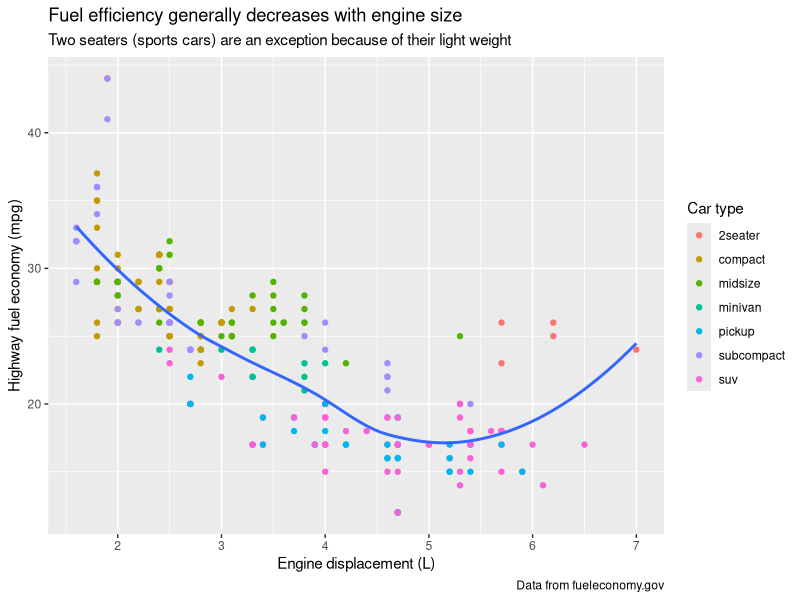
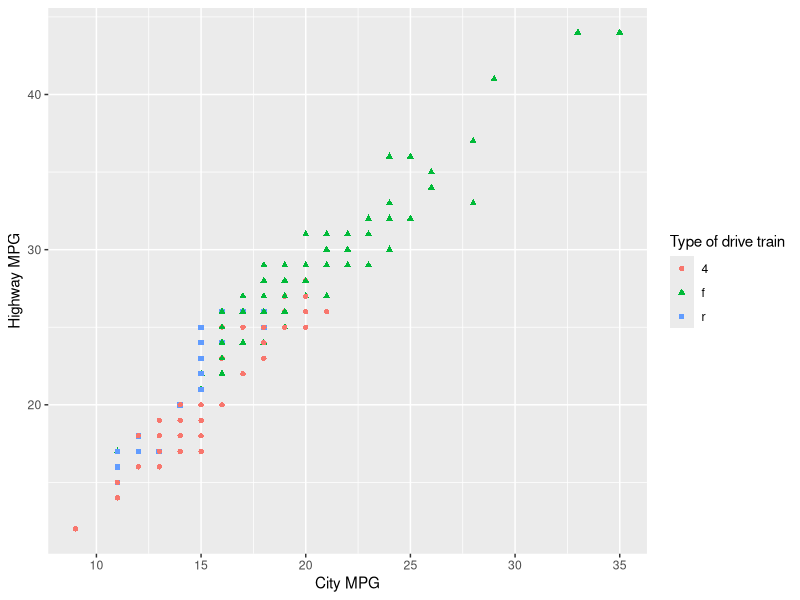
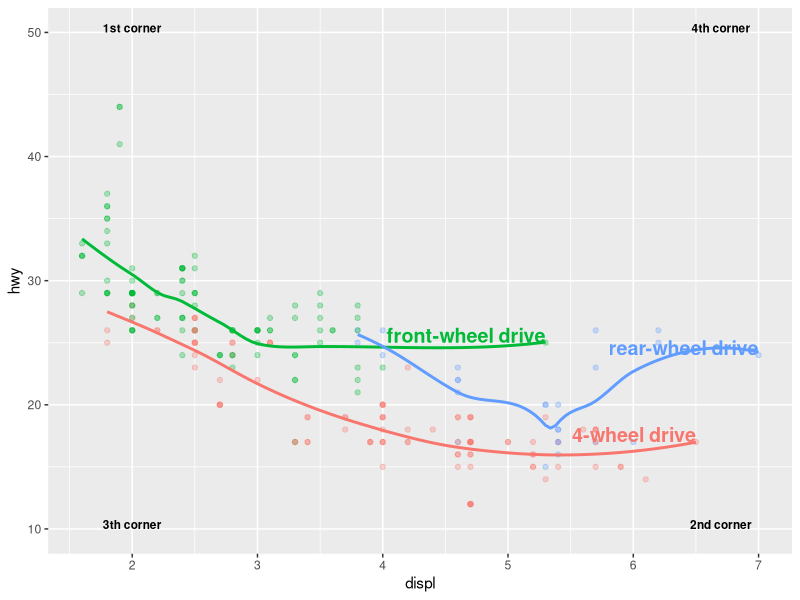
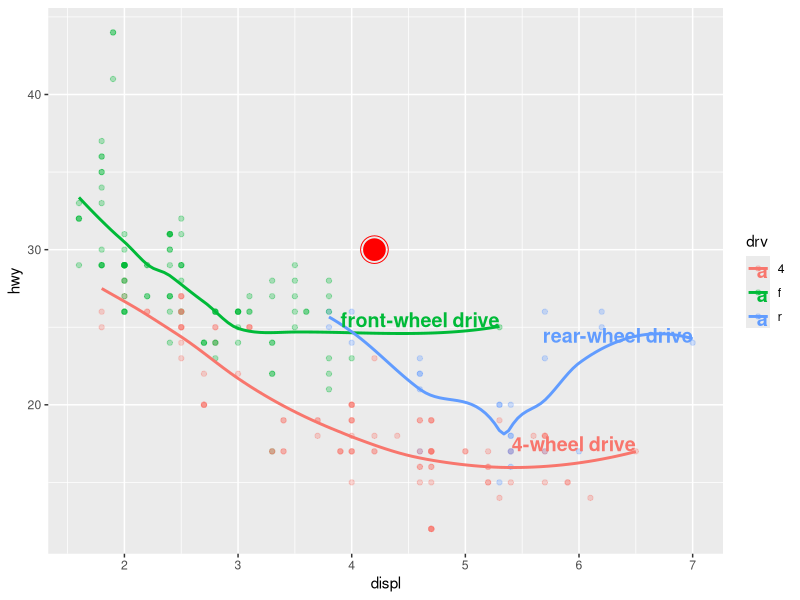
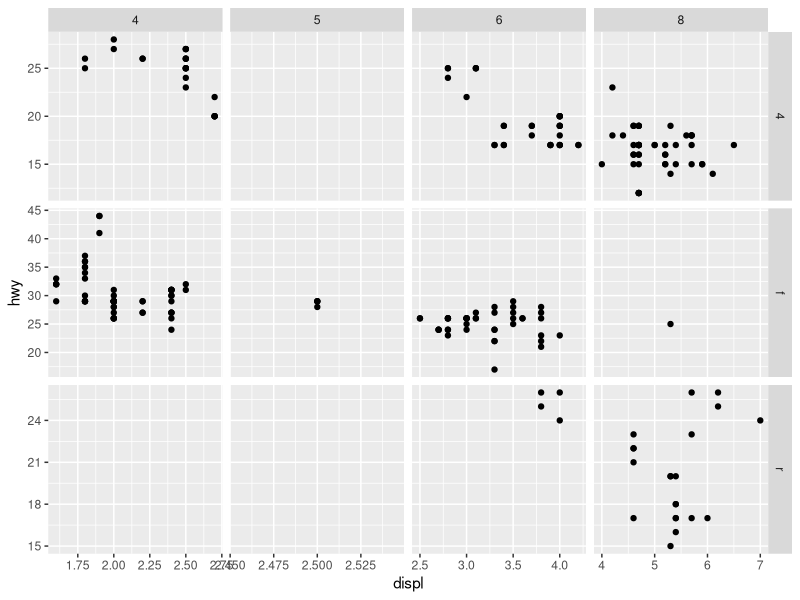
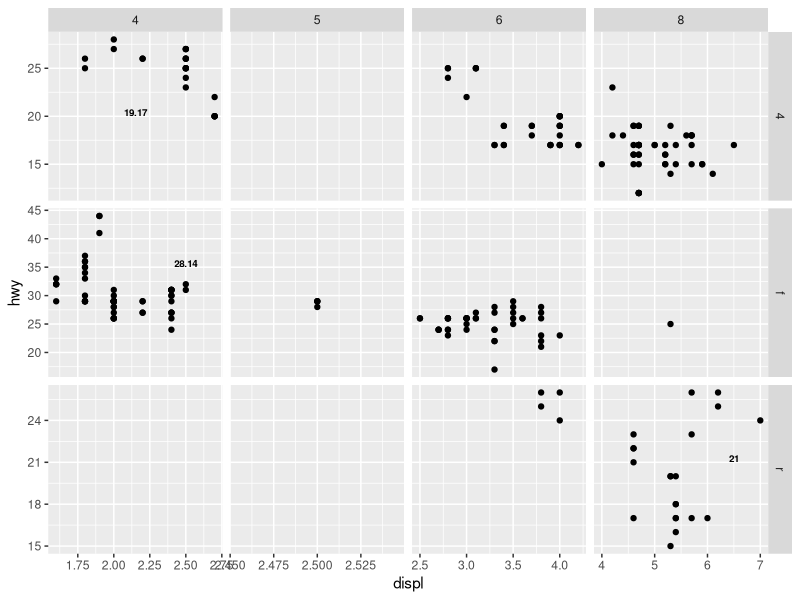
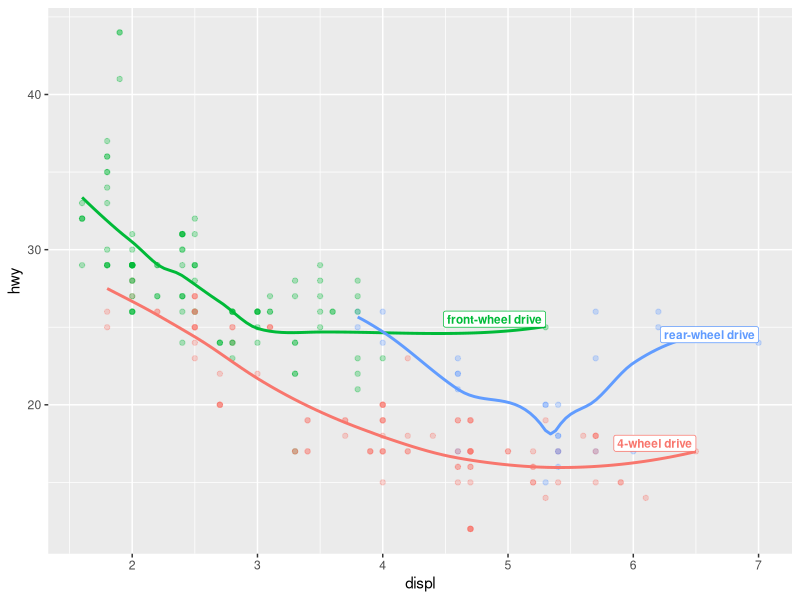
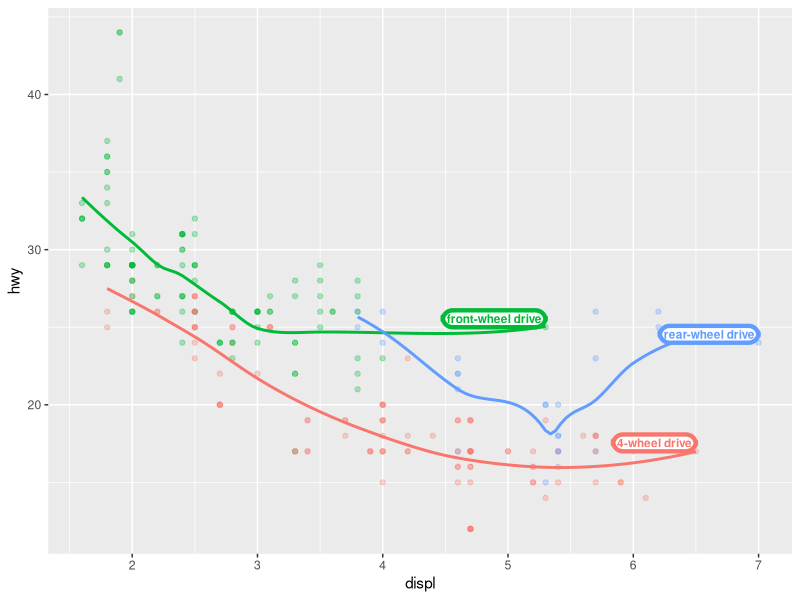

Reproduce these figures in R, in order.
## ---- chunk 1
library(tidyverse)
library(scales)
library(ggrepel)
library(patchwork)
## ---- chunk 2
ggplot(mpg, aes(x = displ, y = hwy)) +
  geom_point(aes(color = class)) +
  geom_smooth(se = FALSE) +
  labs(
    x = "Engine displacement (L)",
    y = "Highway fuel economy (mpg)",
    color = "Car type",
    title = "Fuel efficiency generally decreases with engine size",
    subtitle = "Two seaters (sports cars) are an exception because of their light weight",
    caption = "Data from fueleconomy.gov"
  )
## ---- chunk 3
ggplot(mpg, aes(x = cty, y = hwy)) +
  geom_point(aes(color = drv, shape=drv)) +
  labs(
    x = "City MPG",
    y = "Highway MPG",
    color = "Type of drive train",
    shape = "Type of drive train"
  )
## ---- chunk 4
label_info <- mpg |>
  group_by(drv) |>
  arrange(desc(displ)) |>
  slice_head(n = 1) |>
  mutate(
    drive_type = case_when(
      drv == "f" ~ "front-wheel drive",
      drv == "r" ~ "rear-wheel drive",
      drv == "4" ~ "4-wheel drive"
    )
  ) |>
  select(displ, hwy, drv, drive_type)

four_corners <- data.frame(
  x_i = c(2,6.7,2,6.7),
  y_i = c(50,10,10,50),
  lab = c("1st corner","2nd corner", "3th corner", "4th corner")
)

ggplot(mpg, aes(x = displ, y = hwy)) +
  geom_point(alpha = 0.3, aes(color = drv)) +
  geom_smooth(se = FALSE, aes(color = drv)) +
  geom_text(
    data = label_info, 
    aes(x = displ, y = hwy, label = drive_type, color = drv),
    fontface = "bold", size = 5, hjust = "right", vjust = "bottom"
  ) + 
  geom_text(
    data=four_corners,
    aes(x=x_i,y=y_i,label=lab),
    fontface = "bold", size = 3, hjust = "center", vjust = "bottom"
  ) +
  theme(legend.position = "none")
## ---- chunk 5
ggplot(mpg, aes(x = displ, y = hwy)) +
  geom_point(alpha = 0.3, aes(color = drv)) +
  geom_smooth(se = FALSE, aes(color = drv)) +
  geom_text(
    data = label_info, 
    aes(x = displ, y = hwy, label = drive_type, color = drv),
    fontface = "bold", size = 5, hjust = "right", vjust = "bottom"
  ) +
annotate(
    geom = "point",
    x = 4.2, y = 30, size=7,color = "red")+
annotate(
    geom = "point",
    x = 4.2, y = 30, size=9, shape="circle open",color = "red")
  theme(legend.position = "none")
## ---- chunk 6
ggplot(mpg, aes(x = displ, y = hwy)) + 
  geom_point() + 
  facet_grid(drv ~ cyl, scales = "free") 
## ---- chunk 7
label_info_2 <- mpg %>% select(hwy,displ,drv,cyl) %>% 
  filter( cyl %in% c(4,6,8) ) %>% 
  group_by(drv) %>% mutate( media_hwy = format(mean(hwy),digits=4),.keep = "unused" ) %>% 
  slice_head(n = 1) %>% select(-displ) %>% 
  cbind( coor_x = c(2.15,2.5,6.5), coor_y = c(20,35,21), .); label_info_2
## ---- chunk 8
ggplot(mpg, aes(x = displ, y = hwy)) + 
  geom_point() + 
  facet_grid(drv ~ cyl, scales = "free") +
  geom_text(
    data=label_info_2, 
    aes(x = coor_x, y = coor_y, label = media_hwy),
    fontface = "bold", size = 2.5, hjust = "center", vjust = "bottom"
    )
## ---- chunk 9
ggplot(mpg, aes(x = displ, y = hwy, color = drv)) +
  geom_point(alpha = 0.3) +
  geom_smooth(se = FALSE) +
  geom_label(
    data = label_info, 
    aes(x = displ, y = hwy, label = drive_type),
    fontface = "bold", size = 3, hjust = "right", vjust = "bottom"
  ) +
  theme(legend.position = "none")
## ---- chunk 10
?geom_label
## ---- chunk 11
ggplot(mpg, aes(x = displ, y = hwy, color = drv)) +
  geom_point(alpha = 0.3) +
  geom_smooth(se = FALSE) +
  geom_label(
    data = label_info, 
    aes(x = displ, y = hwy, label = drive_type),
    fontface = "bold", size = 3, hjust = "right", vjust = "bottom", label.padding = unit(0.1,"cm"), 
    label.r = unit(0.7, "lines"), label.size = 1.5
  ) +
  theme(legend.position = "none")
## ---- chunk 12
?arrow
## ---- chunk 13
trend_text <- "Larger engine sizes tend to have lower fuel economy." |>
  str_wrap(width = 30)

ggplot(mpg, aes(x = displ, y = hwy)) +
  geom_point() +
  annotate(
    geom = "label", x = 3.5, y = 38,
    label = trend_text,
    hjust = "left", color = "red"
  ) +
  annotate(
    geom = "segment",
    x = 3, y = 35, xend = 5, yend = 25, color = "red",
    arrow = arrow(type = "closed")
  )
## ---- chunk 14
ggplot(mpg, aes(x = displ, y = hwy)) +
  geom_point() +
  annotate(
    geom = "label", x = 3.5, y = 38,
    label = trend_text,
    hjust = "left", color = "red"
  ) +
  annotate(
    geom = "segment",
    x = 3, y = 35, xend = 5, yend = 25, color = "red",
    arrow = arrow(angle=50, length=unit(0.25, "inches"), ends="both",type = "open")
  )
